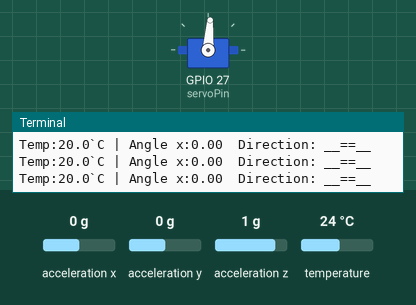
Recording of a program running on a simulated Raspberry Pi (BCM pin numbers). Shown: servo, the last lines printed to the terminal. The inputs (shaded band) are chosen by the test bench; at power-on: acceleration y 0 g, acceleration x 0 g, acceleration z 1 g, temperature 24 °C. Servo angles are drawn from the pulse width (0.5 ms = 0°, 2.5 ms = 180°).

Above: at 1.2 s.
1.3 s: acceleration y set to -1.4 g
At 1.6 s:
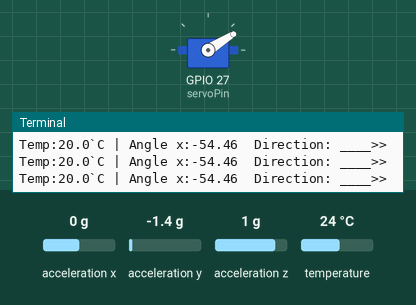
2.8 s: acceleration x set to -1.4 g
At 3.9 s:
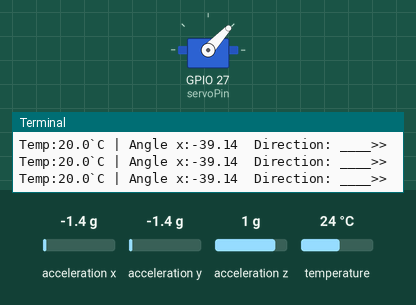
4.3 s: acceleration y set to 0.8 g
At 5.1 s:
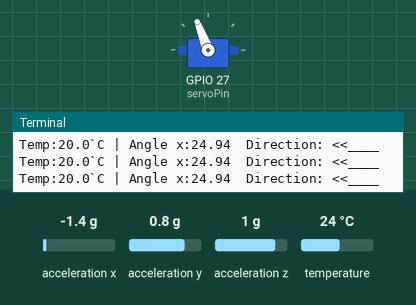
5.8 s: acceleration x set to 0 g
At 6.4 s:
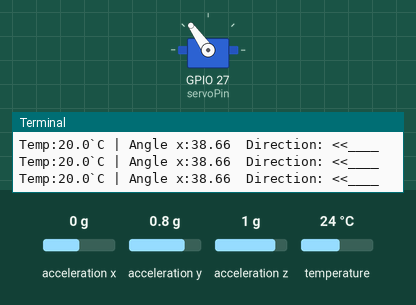
7.3 s: acceleration z set to 0 g
At 8.5 s:
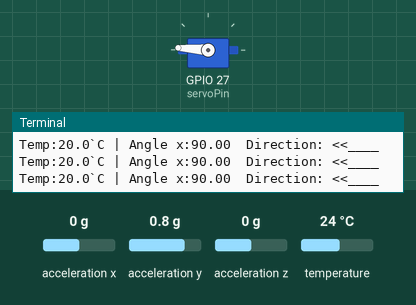
8.8 s: acceleration y set to -0.1 g
At 9.7 s:
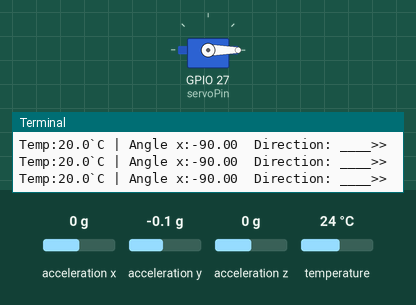
Timing chart, 0 to 11.3 s (numbered marks = the images above; inputs shaded):
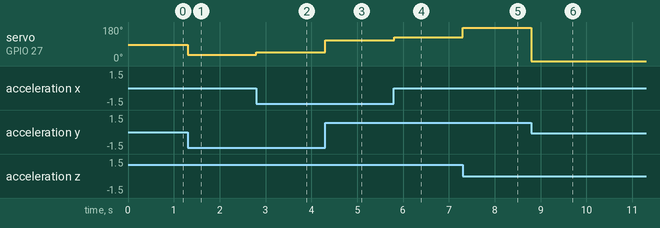

Measured:
- after the input at 1.3 s, servo on GPIO 27 (servoPin): 86° → 32° at once
- after the input at 2.8 s, servo on GPIO 27 (servoPin): 32° → 47° at once
- after the input at 4.3 s, servo on GPIO 27 (servoPin): 47° → 111° at once
- after the input at 5.8 s, servo on GPIO 27 (servoPin): 111° → 125° at once
- after the input at 7.3 s, servo on GPIO 27 (servoPin): 125° → 176° at once
- after the input at 8.8 s, servo on GPIO 27 (servoPin): 176° → 0° at once

The program:

Gyro-Servo-Control.py
```python
# -eHan`- coding: utf-8 -*-
#!/usr/bin/python
import sys
import smbus
import math
import time
from time import sleep  # time module
import RPi.GPIO as GPIO
#__________________________________
GPIO.setmode(GPIO.BCM)
servoPin=27 #서보모터 핀위치를 '빨갈주'로 변경하여 5V위치에 설치
GPIO.setup(servoPin, GPIO.OUT)
pwm = GPIO.PWM(servoPin,50)
pwm.start(7.3) #서보 초기 시작위치 지정
#__________________________________
# define
# slave address
DEV_ADDR = 0x68         # device address
# register address
ACCEL_XOUT = 0x3b
ACCEL_YOUT = 0x3d
ACCEL_ZOUT = 0x3f
TEMP_OUT = 0x41
GYRO_XOUT = 0x43
GYRO_YOUT = 0x45
GYRO_ZOUT = 0x47
PWR_MGMT_1 = 0x6b       # PWR_MGMT_1
PWR_MGMT_2 = 0x6c       # PWR_MGMT_2

bus = smbus.SMBus(1)
bus.write_byte_data(DEV_ADDR, PWR_MGMT_1, 0)


# Sub function
# 1byte read
def read_byte(adr):
    return bus.read_byte_data(DEV_ADDR, adr)
# 2byte read
def read_word(adr):
    high = bus.read_byte_data(DEV_ADDR, adr)
    low = bus.read_byte_data(DEV_ADDR, adr+1)
    val = (high << 8) + low
    return val
# Sensor data read
def read_word_sensor(adr):
    val = read_word(adr)
    if (val >= 0x8000):         # minus
        return -((65535 - val) + 1)
    else:                       # plus
        return val
#
#
def get_temp():
    temp = read_word_sensor(TEMP_OUT)
    x = temp / 340 + 36.53      # data sheet(register map)
    return x

# (full scale range ±250 deg/s
#        LSB sensitivity 131 LSB/deg/s
#        -> ±250 x 131 = ±32750 LSB[16bit])
#   Gyroscope Configuration GYRO_CONFIG (reg=0x1B)
#   FS_SEL(Bit4-Bit3)でfull scale range/LSB sensitivit.
#
# get gyro data
def get_gyro_data_lsb():
    x = read_word_sensor(GYRO_XOUT)
    y = read_word_sensor(GYRO_YOUT)
    z = read_word_sensor(GYRO_ZOUT)
    return [x, y, z]
def get_gyro_data_deg():
    x,y,z = get_gyro_data_lsb()
    x = x / 131.0
    y = y / 131.0
    z = z / 131.0
    return [x, y, z]
#
# (full scale range ±2g
#        LSB sensitivity 16384 LSB/g)
#        -> ±2 x 16384 = ±32768 LSB[16bit])
#   Accelerometer Configuration ACCEL_CONFIG (reg=0x1C)
#   AFS_SEL(Bit4-Bit3)でfull scale range/LSB sensitivity.
#
# get accel data
def get_accel_data_lsb():
    x = read_word_sensor(ACCEL_XOUT)
    y = read_word_sensor(ACCEL_YOUT)
    z = read_word_sensor(ACCEL_ZOUT)
    return [x, y, z]
# get accel data
def get_accel_data_g():
    x,y,z = get_accel_data_lsb()
    x = x / 16384.0
    y = y / 16384.0
    z = z / 16384.0
    return [x, y, z]

#-----------------------------------
def dist(a,b):
    return math.sqrt((a*a)+(b*b))

def get_y_rotation(x,y,z):
    radians = math.atan2(x, dist(y,z))
    return -math.degrees(radians)

def get_x_rotation(x,y,z):
    radians = math.atan2(y, dist(x,z))
    return math.degrees(radians)

def get_z_rotation(x,y,z):
    radians = math.atan2(z, dist(x,y))
    return math.degrees(radians)


#___________________________________________
#20190413 모터콘트롤 함수부분
def aa_bb():

    x_angle=get_x_rotation(accel_x, accel_y, accel_z)
    for i in range(3,13): #3에서 12까지 숫자 생성

        desiredPosition=x_angle
        DC=1./18*(desiredPosition)+7.3 #<<<7.3서보의 중간위치값
        pwm.ChangeDutyCycle(DC)
#___________________________________________
        if x_angle > 3:
            bb = "<<____"
        elif x_angle < -3:
            bb = "____>>"
        else:
            bb = "__==__"

        return bb
#___________________________________________

try:

    while (1):
        temp = get_temp()
        add = (temp-4)

        accel_x,accel_y,accel_z = get_accel_data_g()
        x_angle = get_x_rotation(accel_x, accel_y, accel_z) #y각도값

        bb = aa_bb() #모터콘트롤 함수호출 실행

        print("Temp:%04.1f""`C"% add,
              "| Angle",
              "x:%3.2f " % get_x_rotation(accel_x, accel_y, accel_z),
              "Direction: %s"  % bb)

#              "x:%06.3f " % get_x_rotation(accel_x, accel_y, accel_z),
#              "y:%06.3f " % get_y_rotation(accel_x, accel_y, accel_z),
#              "z:%06.3f " % get_z_rotation(accel_x, accel_y, accel_z),
#              "Dir.: %s"  % bb)

        print
#        sleep(0.1)

except KeyboardInterrupt:
    print("     == stop ==")

pwm.stop()
GPIO.cleanup()
```
